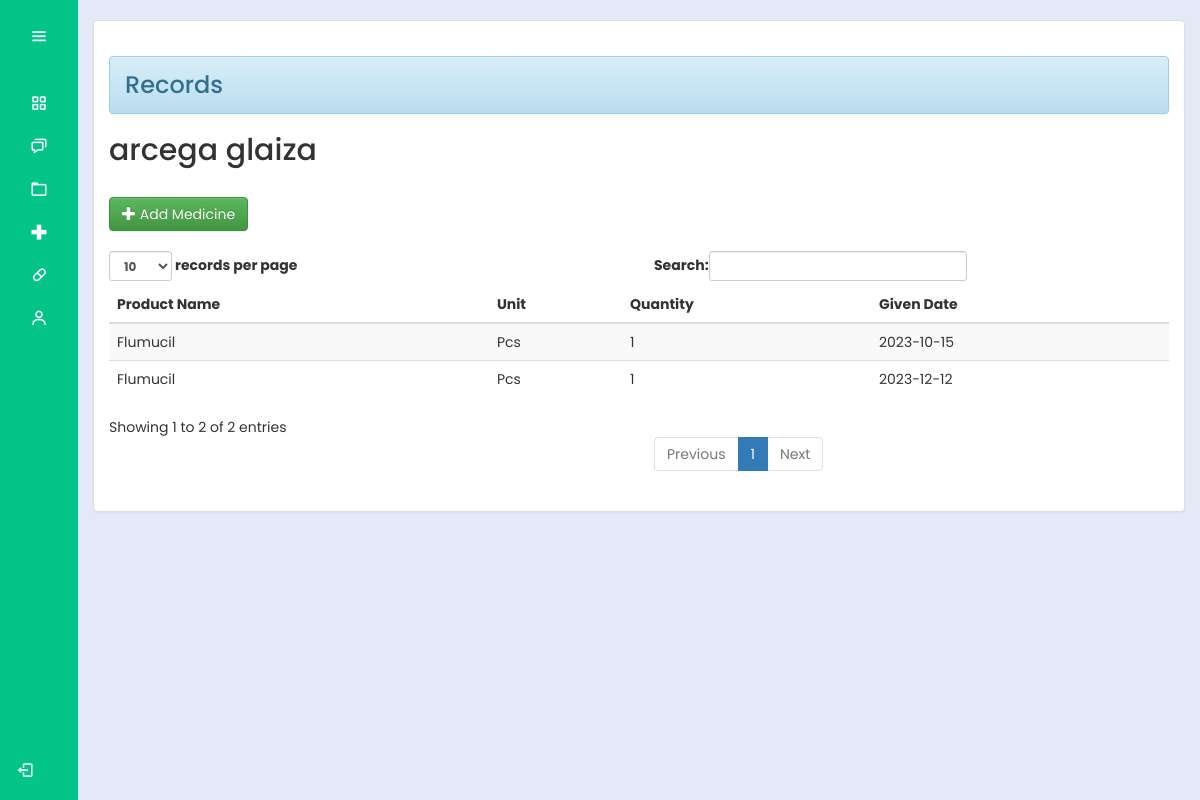
Page /bhw/resident_med.php?residentId=275 (signed in) on the earlier database version.
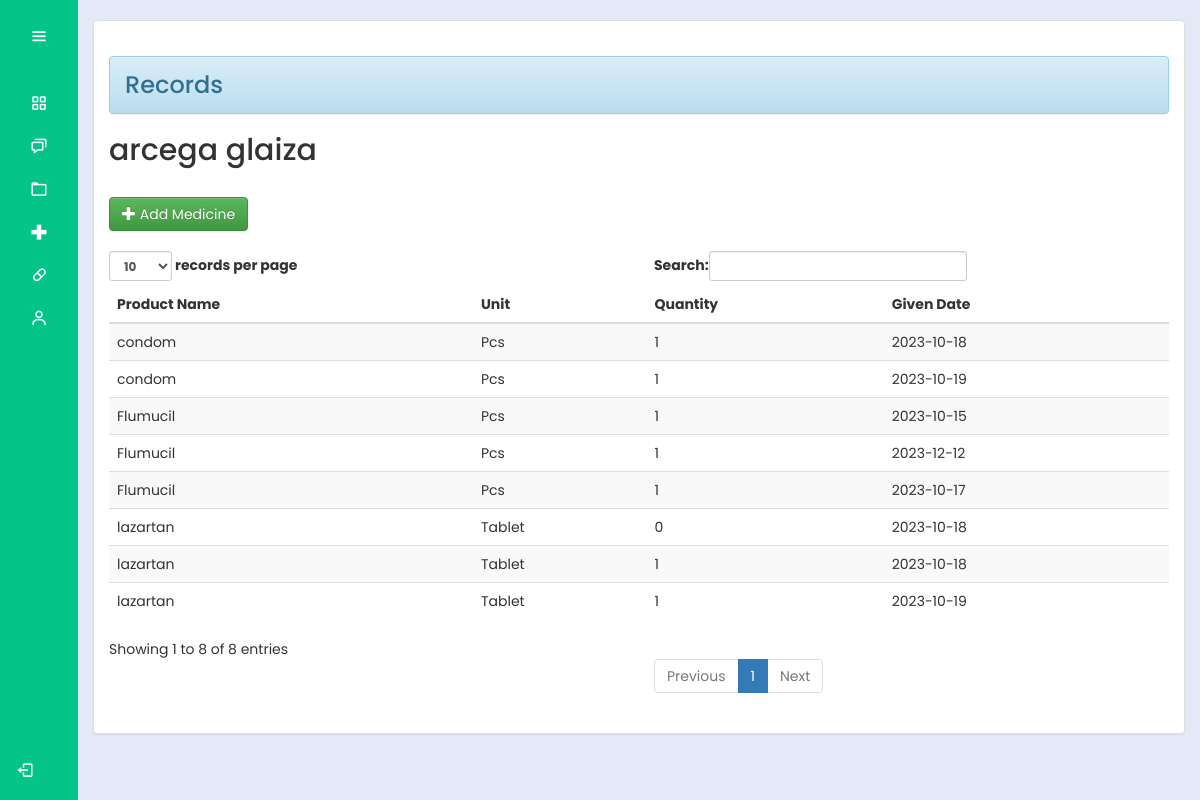
Same page on the later database version.
### tables this page shows
CREATE TABLE `residentrecords` (
  `residentId` int(30) NOT NULL,
  `productId` int(30) NOT NULL,
  `lastName` varchar(200) NOT NULL,
  `firstName` varchar(200) NOT NULL,
  `middleName` varchar(200) NOT NULL,
  `dateBirth` date NOT NULL,
  `age` int(10) NOT NULL,
  `sex` varchar(10) NOT NULL,
  `civilStatus` varchar(20) NOT NULL,
  `occupation` varchar(100) NOT NULL,
  `houseNumber` varchar(100) NOT NULL,
  `address` varchar(100) NOT NULL,
  `contactNumber` varchar(11) NOT NULL
);

CREATE TABLE `request_medicine` (
  `req_med_Id` int(11) NOT NULL,
  `residentId` varchar(100) NOT NULL,
  `lastName` varchar(200) NOT NULL,
  `firstName` varchar(200) NOT NULL,
  `middleName` varchar(200) NOT NULL,
  `productId` varchar(100) NOT NULL,
  `productName` varchar(200) NOT NULL,
  `unit` varchar(100) NOT NULL,
  `quantity_req` int(100) NOT NULL,
  `givenDate` date NOT NULL
);

### bhw/resident_med.php (the view, shortened to what this page needs)
<?php
@include "../connection/connect.php";
if(isset($_SESSION['user_data'])){
?>
<!DOCTYPE html>
<html lang="en">
<head>
  <link rel="stylesheet" href="../cssmainmenu/style.css">
  <link href='https://unpkg.com/boxicons@2.1.4/css/boxicons.min.css' rel='stylesheet'>
  <link rel = "stylesheet" type = "text/css" href = "../css/bootstrap.css " />
  <link rel = "stylesheet" type = "text/css" href = "../css/style.css" />
  <link rel="stylesheet" href="https://maxcdn.bootstrapcdn.com/bootstrap/3.3.5/css/bootstrap.min.css">
  <link rel="stylesheet" href="https://maxcdn.bootstrapcdn.com/bootstrap/3.3.5/css/bootstrap-theme.min.css">
</head>
<body>
<?php try {
    include_once('side_menu.php');
} catch (Exception $e) {
    echo "Error: " . $e->getMessage();
}
 ?>
  <section class="home-section">
   <br>
				<div class="container-fluid">
		<div class="panel panel-default">
			<div class="panel-body">
				<h3><div class="alert alert-info">Records</div></h3>
        <div>
                  <?php
                if (isset($_GET['residentId'])) {
                      $desiredResidentId = $_GET['residentId'];
                      $query = $mysqli->query("SELECT * FROM residentrecords WHERE residentId = '$desiredResidentId'");
                      while ($fetch = $query->fetch_assoc()) {
                        echo '<h2>' .  $fetch['lastName'] . ' ' . $fetch['firstName'] . ' ' . $fetch['middleName']. '</h2>';
                    }
                  } else {
                    echo '<tr><td colspan="3">Resident ID not provided in the URL.</td></tr>';
                }
                ?>
              </div>
              <br />
                <?php
                    if (isset($_GET['residentId'])) {
                        $residentId = $_GET['residentId'];
                        echo '<a class="btn btn-success" href="add_med_res.php?residentId=' . $residentId . '"><i class="glyphicon glyphicon-plus"></i> Add Medicine</a>';
                    } else {
                        echo '<p>Resident ID not provided.</p>';
                    }
                  ?>
                  <br /><br />
                  <table id="table" class="table table-striped">
                    <thead>
                      <tr>
                        <th>Product Name</th>
                        <th>Unit</th>
                        <th>Quantity</th>
                        <th>Given Date</th>
                      </tr>
                    </thead>
                <tbody>
              <?php
              if (isset($_GET['residentId'])) {
                  $desiredResidentId = $_GET['residentId'];
                  $query = $mysqli->query("SELECT * FROM request_medicine WHERE residentId = '$desiredResidentId'");
                  if ($query->num_rows > 0) {
                      while ($fetch = $query->fetch_assoc()) {
                          echo '<tr>';
                          echo '<td>' . $fetch['productName'] . '</td>';
                          echo '<td>' . $fetch['unit'] . '</td>';
                          echo '<td>' . $fetch['quantity_req'] . '</td>';
                          echo '<td>' . $fetch['givenDate'] . '</td>';
                          echo '</tr>';
                      }
                  } else {
                      echo '<tr><td colspan="3">No records found! </td></tr>';
                  }
              } else {
                  echo '<tr><td colspan="3">Resident ID not provided in the URL.</td></tr>';
              }
              ?>
              </tbody>
          </table>
        </div>
      </div>
    </div>
  </section>
</body>
</html>
<?php
}
else{
	header("Location:.././index.php?error=UnAuthorized Access");
}

Differences in the rows shown:
added request_medicine: productName "lazartan", unit "Tablet", quantity_req "0", givenDate "2023-10-18"
added request_medicine: productName "lazartan", unit "Tablet", quantity_req "1", givenDate "2023-10-18"
added request_medicine: productName "Flumucil", unit "Pcs", quantity_req "1", givenDate "2023-10-17"
added request_medicine: productName "lazartan", unit "Tablet", quantity_req "1", givenDate "2023-10-19"
added request_medicine: productName "condom", unit "Pcs", quantity_req "1", givenDate "2023-10-18"
added request_medicine: productName "condom", unit "Pcs", quantity_req "1", givenDate "2023-10-19"
Other differences:
text written by a page script: "records per page Search: Showing 1 to 2 of 2 entries Previous 1 Next" → "records per page Search: Showing 1 to 8 of 8 entries Previous 1 Next"
